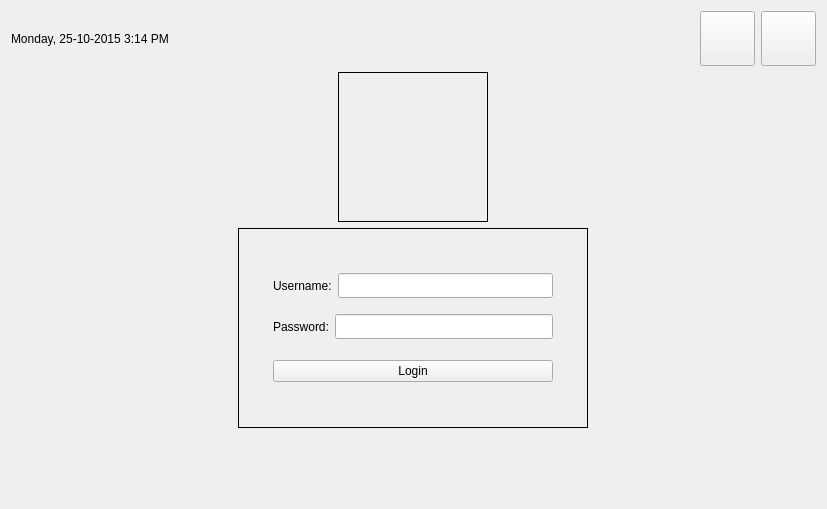
<?xml version="1.0" encoding="UTF-8"?>
<ui version="4.0">
 <class>MainWindow</class>
 <widget class="QMainWindow" name="MainWindow">
  <property name="geometry">
   <rect>
    <x>0</x>
    <y>0</y>
    <width>827</width>
    <height>509</height>
   </rect>
  </property>
  <property name="windowTitle">
   <string>MainWindow</string>
  </property>
  <widget class="QWidget" name="centralWidget">
   <layout class="QVBoxLayout" name="verticalLayout">
    <item>
     <layout class="QHBoxLayout" name="horizontalLayout">
      <item>
       <widget class="QLabel" name="currentDateTime">
        <property name="text">
         <string>Monday, 25-10-2015 3:14 PM</string>
        </property>
       </widget>
      </item>
      <item>
       <spacer name="horizontalSpacer">
        <property name="orientation">
         <enum>Qt::Horizontal</enum>
        </property>
        <property name="sizeHint" stdset="0">
         <size>
          <width>40</width>
          <height>20</height>
         </size>
        </property>
       </spacer>
      </item>
      <item>
       <widget class="QPushButton" name="restartButton">
        <property name="sizePolicy">
         <sizepolicy hsizetype="Fixed" vsizetype="Minimum">
          <horstretch>0</horstretch>
          <verstretch>0</verstretch>
         </sizepolicy>
        </property>
        <property name="minimumSize">
         <size>
          <width>55</width>
          <height>55</height>
         </size>
        </property>
        <property name="text">
         <string/>
        </property>
       </widget>
      </item>
      <item>
       <widget class="QPushButton" name="shutdownButton">
        <property name="sizePolicy">
         <sizepolicy hsizetype="Fixed" vsizetype="Minimum">
          <horstretch>0</horstretch>
          <verstretch>0</verstretch>
         </sizepolicy>
        </property>
        <property name="minimumSize">
         <size>
          <width>55</width>
          <height>55</height>
         </size>
        </property>
        <property name="text">
         <string/>
        </property>
       </widget>
      </item>
     </layout>
    </item>
    <item>
     <layout class="QHBoxLayout" name="horizontalLayout_2">
      <property name="topMargin">
       <number>0</number>
      </property>
      <item>
       <widget class="QLabel" name="label">
        <property name="sizePolicy">
         <sizepolicy hsizetype="Fixed" vsizetype="Fixed">
          <horstretch>0</horstretch>
          <verstretch>0</verstretch>
         </sizepolicy>
        </property>
        <property name="minimumSize">
         <size>
          <width>150</width>
          <height>150</height>
         </size>
        </property>
        <property name="styleSheet">
         <string notr="true">border: 1px solid;</string>
        </property>
        <property name="text">
         <string/>
        </property>
       </widget>
      </item>
     </layout>
    </item>
    <item>
     <layout class="QHBoxLayout" name="horizontalLayout_3">
      <property name="topMargin">
       <number>0</number>
      </property>
      <property name="bottomMargin">
       <number>0</number>
      </property>
      <item>
       <widget class="QWidget" name="loginForm" native="true">
        <property name="sizePolicy">
         <sizepolicy hsizetype="Fixed" vsizetype="Fixed">
          <horstretch>0</horstretch>
          <verstretch>0</verstretch>
         </sizepolicy>
        </property>
        <property name="minimumSize">
         <size>
          <width>350</width>
          <height>200</height>
         </size>
        </property>
        <property name="styleSheet">
         <string notr="true">#loginForm {border: 1px solid;}
</string>
        </property>
        <layout class="QVBoxLayout" name="verticalLayout_2">
         <property name="leftMargin">
          <number>35</number>
         </property>
         <property name="topMargin">
          <number>35</number>
         </property>
         <property name="rightMargin">
          <number>35</number>
         </property>
         <property name="bottomMargin">
          <number>35</number>
         </property>
         <item>
          <layout class="QHBoxLayout" name="horizontalLayout_4">
           <item>
            <widget class="QLabel" name="Username">
             <property name="text">
              <string>Username:</string>
             </property>
            </widget>
           </item>
           <item>
            <widget class="QLineEdit" name="lineEdit">
             <property name="minimumSize">
              <size>
               <width>0</width>
               <height>25</height>
              </size>
             </property>
            </widget>
           </item>
          </layout>
         </item>
         <item>
          <layout class="QHBoxLayout" name="horizontalLayout_5">
           <item>
            <widget class="QLabel" name="Password">
             <property name="text">
              <string>Password:</string>
             </property>
            </widget>
           </item>
           <item>
            <widget class="QLineEdit" name="lineEdit_2">
             <property name="minimumSize">
              <size>
               <width>0</width>
               <height>25</height>
              </size>
             </property>
            </widget>
           </item>
          </layout>
         </item>
         <item>
          <spacer name="verticalSpacer_2">
           <property name="orientation">
            <enum>Qt::Vertical</enum>
           </property>
           <property name="sizeType">
            <enum>QSizePolicy::Fixed</enum>
           </property>
           <property name="sizeHint" stdset="0">
            <size>
             <width>20</width>
             <height>5</height>
            </size>
           </property>
          </spacer>
         </item>
         <item>
          <widget class="QPushButton" name="loginButton">
           <property name="text">
            <string>Login</string>
           </property>
          </widget>
         </item>
        </layout>
       </widget>
      </item>
     </layout>
    </item>
    <item>
     <spacer name="verticalSpacer">
      <property name="orientation">
       <enum>Qt::Vertical</enum>
      </property>
      <property name="sizeHint" stdset="0">
       <size>
        <width>20</width>
        <height>40</height>
       </size>
      </property>
     </spacer>
    </item>
   </layout>
  </widget>
 </widget>
 <layoutdefault spacing="6" margin="11"/>
 <resources/>
 <connections/>
</ui>
